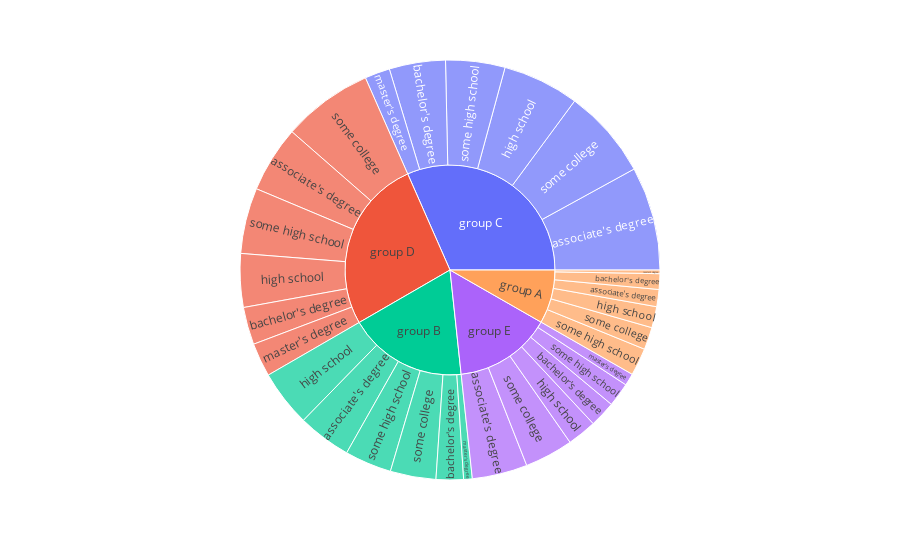

The notebook cell this image was saved under:
### Markdown cell above
Relación entre grupo étnico y escolaridad de los padres.

### Code cell
fig = px.sunburst(data, path=['race/ethnicity', 'parental level of education'], values='total')
fig.show()

### Figure 1 — Plotly figure (JSON) as saved in the notebook; plotly's stock layout.template omitted (floating-point values rounded to 4 significant figures)
{"data": [{"branchvalues": "total", "domain": {"x": [0, 1], "y": [0, 1]}, "hovertemplate": "labels=%{label}<br>total=%{value}<br>parent=%{parent}<br>id=%{id}<extra></extra>", "ids": ["group A/associate's degree", "group B/associate's degree", "group C/associate's degree", "group D/associate's degree", "group E/associate's degree", "group A/bachelor's degree", "group B/bachelor's degree", "group C/bachelor's degree", "group D/bachelor's degree", "group E/bachelor's degree", "group A/high school", "group B/high school", "group C/high school", "group D/high school", "group E/high school", "group A/master's degree", "group B/master's degree", "group C/master's degree", "group D/master's degree", "group E/master's degree", "group A/some college", "group B/some college", "group C/some college", "group D/some college", "group E/some college", "group A/some high school", "group B/some high school", "group C/some high school", "group D/some high school", "group E/some high school", "group A", "group B", "group C", "group D", "group E"], "labels": ["associate's degree", "associate's degree", "associate's degree", "associate's degree", "associate's degree", "bachelor's degree", "bachelor's degree", "bachelor's degree", "bachelor's degree", "bachelor's degree", "high school", "high school", "high school", "high school", "high school", "master's degree", "master's degree", "master's degree", "master's degree", "master's degree", "some college", "some college", "some college", "some college", "some college", "some high school", "some high school", "some high school", "some high school", "some high school", "group A", "group B", "group C", "group D", "group E"], "name": "", "parents": ["group A", "group B", "group C", "group D", "group E", "group A", "group B", "group C", "group D", "group E", "group A", "group B", "group C", "group D", "group E", "group A", "group B", "group C", "group D", "group E", "group A", "group B", "group C", "group D", "group E", "group A", "group B", "group C", "group D", "group E", "", "", "", "", ""], "type": "sunburst", "values": [894.3, 2787, 5411.0, 3467.0, 2885, 814.3, 1426.0, 2930.0, 1956.0, 1361.0, 1103, 2952.0, 3989, 2793.0, 1530, 190, 449, 1312.0, 1759, 632.7, 1168.0, 2382, 4679.0, 4719.0, 2528.0, 1437.0, 2443.0, 3095.0, 3431.0, 1249.0, 5606.0, 12440.0, 21420.0, 18120.0, 10190.0]}], "layout": {"legend": {"tracegroupgap": 0}, "margin": {"t": 60}}}
